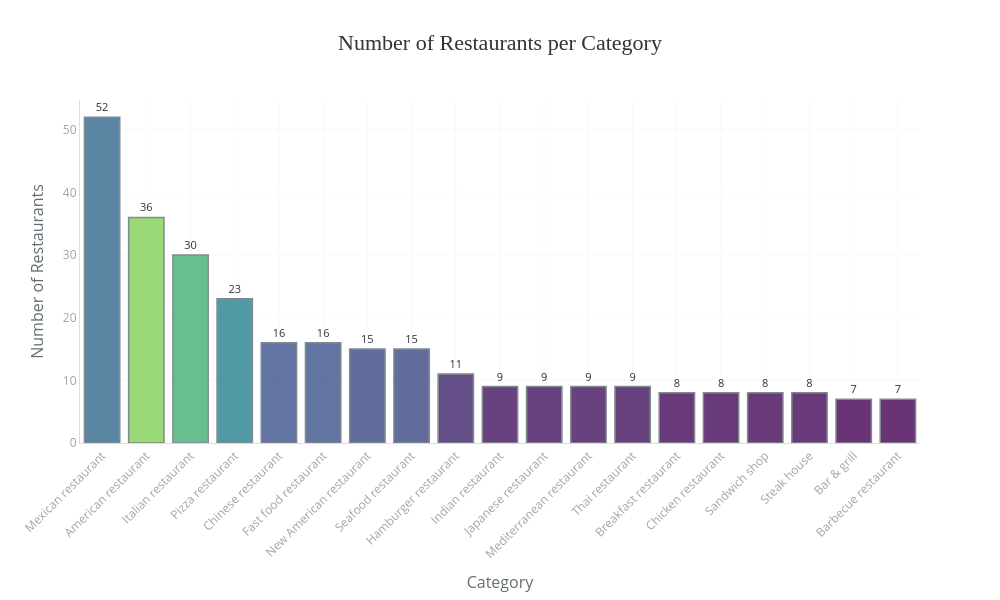

Notebook code cell kept with this figure:
### Code cell
# TODO: How many restaurants per category?
restaurants_per_category = dataset['title'].groupby(dataset['categoryName']).nunique().reset_index()
restaurants_per_category.columns = ['Category', 'Number of Restaurants']
restaurants_per_category = restaurants_per_category.sort_values(by='Number of Restaurants', ascending=False)
restaurants_per_category

bar_chart(restaurants_per_category, 'Category', 'Number of Restaurants', 'Number of Restaurants per Category', labels={'Number of Restaurants': 'Number of Restaurants', 'Category': 'Category'})

### Figure 1 — Plotly figure (JSON) as saved in the notebook; plotly's stock layout.template omitted (floating-point values rounded to 4 significant figures)
{"data": [{"alignmentgroup": "True", "hovertemplate": "<b>%{x}</b><br>%{y}<br><extra></extra>", "legendgroup": "", "marker": {"color": [52, 36, 30, 23, 16, 16, 15, 15, 11, 9, 9, 9, 9, 8, 8, 8, 8, 7, 7], "coloraxis": "coloraxis", "line": {"color": "#636E72", "width": 1.5}, "opacity": 0.8, "pattern": {"shape": ""}}, "name": "", "offsetgroup": "", "orientation": "v", "showlegend": false, "text": [52, 36, 30, 23, 16, 16, 15, 15, 11, 9, 9, 9, 9, 8, 8, 8, 8, 7, 7], "textfont": {"color": "#2D3436", "size": 11}, "textposition": "outside", "texttemplate": "%{text}", "type": "bar", "x": ["Mexican restaurant", "American restaurant", "Italian restaurant", "Pizza restaurant", "Chinese restaurant", "Fast food restaurant", "New American restaurant", "Seafood restaurant", "Hamburger restaurant", "Indian restaurant", "Japanese restaurant", "Mediterranean restaurant", "Thai restaurant", "Breakfast restaurant", "Chicken restaurant", "Sandwich shop", "Steak house", "Bar & grill", "Barbecue restaurant"], "xaxis": "x", "y": [52, 36, 30, 23, 16, 16, 15, 15, 11, 9, 9, 9, 9, 8, 8, 8, 8, 7, 7], "yaxis": "y"}], "layout": {"barmode": "relative", "coloraxis": {"colorbar": {"title": {"text": "Number of Restaurants"}}, "colorscale": [[0, "#440154"], [0.2, "#3b528b"], [0.4, "#21908d"], [0.6, "#5dc962"], [0.8, "#fde725"], [1, "#31688e"]], "showscale": false}, "height": 600, "legend": {"tracegroupgap": 0}, "margin": {"b": 100, "l": 80, "r": 80, "t": 100}, "paper_bgcolor": "white", "plot_bgcolor": "white", "showlegend": false, "title": {"font": {"color": "#2D3436", "family": "Arial Black", "size": 22}, "text": "Number of Restaurants per Category", "x": 0.5, "xanchor": "center"}, "width": 1000, "xaxis": {"anchor": "y", "domain": [0, 1], "gridcolor": "#F8F9FA", "gridwidth": 1, "linecolor": "#DDD", "showgrid": true, "tickangle": -45, "tickfont": {"color": "#A0A4A8", "size": 12}, "title": {"font": {"color": "#636E72", "size": 16}, "text": "Category"}}, "yaxis": {"anchor": "x", "domain": [0, 1], "gridcolor": "#F8F9FA", "gridwidth": 1, "linecolor": "#DDD", "showgrid": true, "tickfont": {"color": "#A0A4A8", "size": 12}, "title": {"font": {"color": "#636E72", "size": 16}, "text": "Number of Restaurants"}}}}
